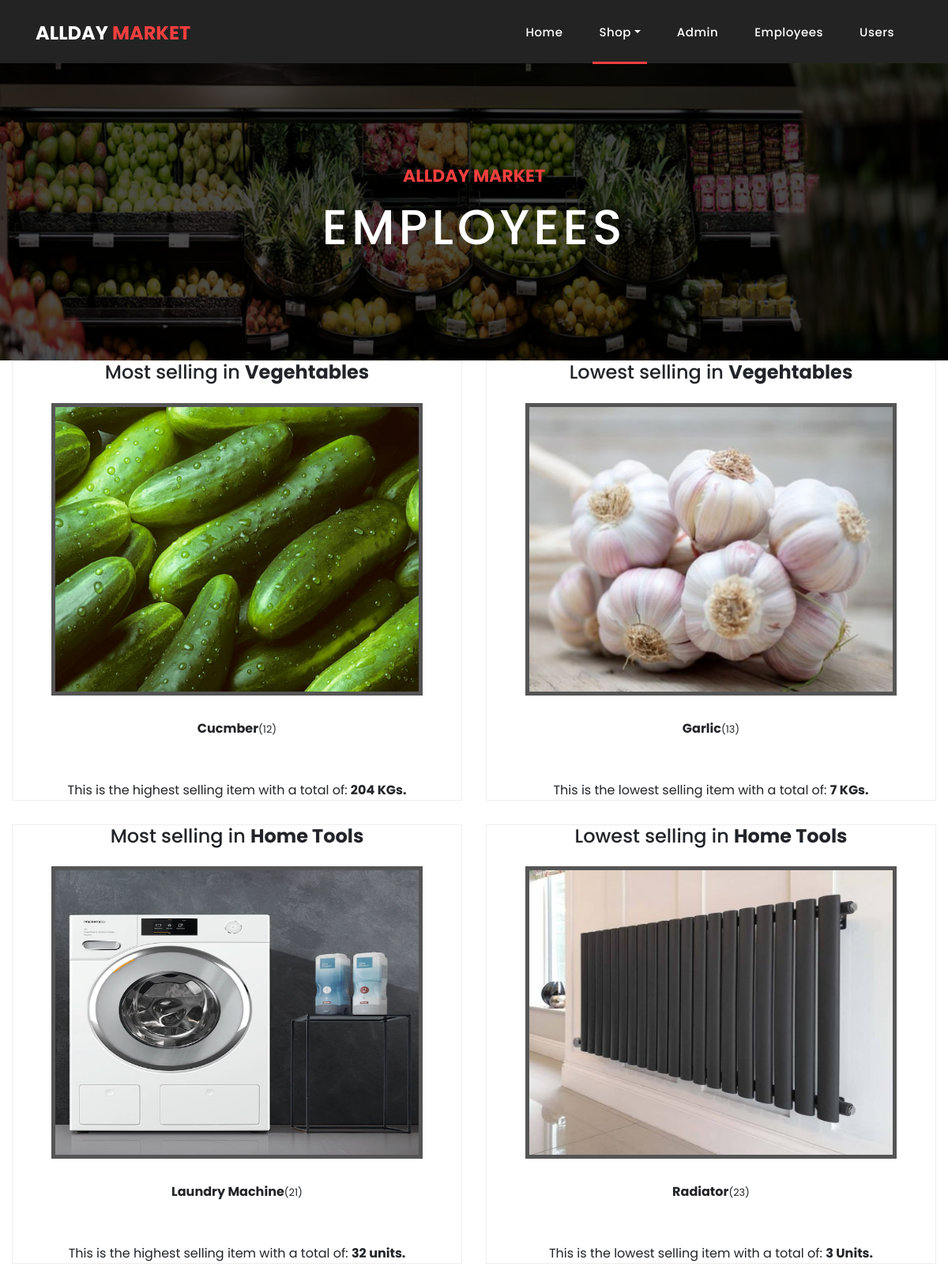
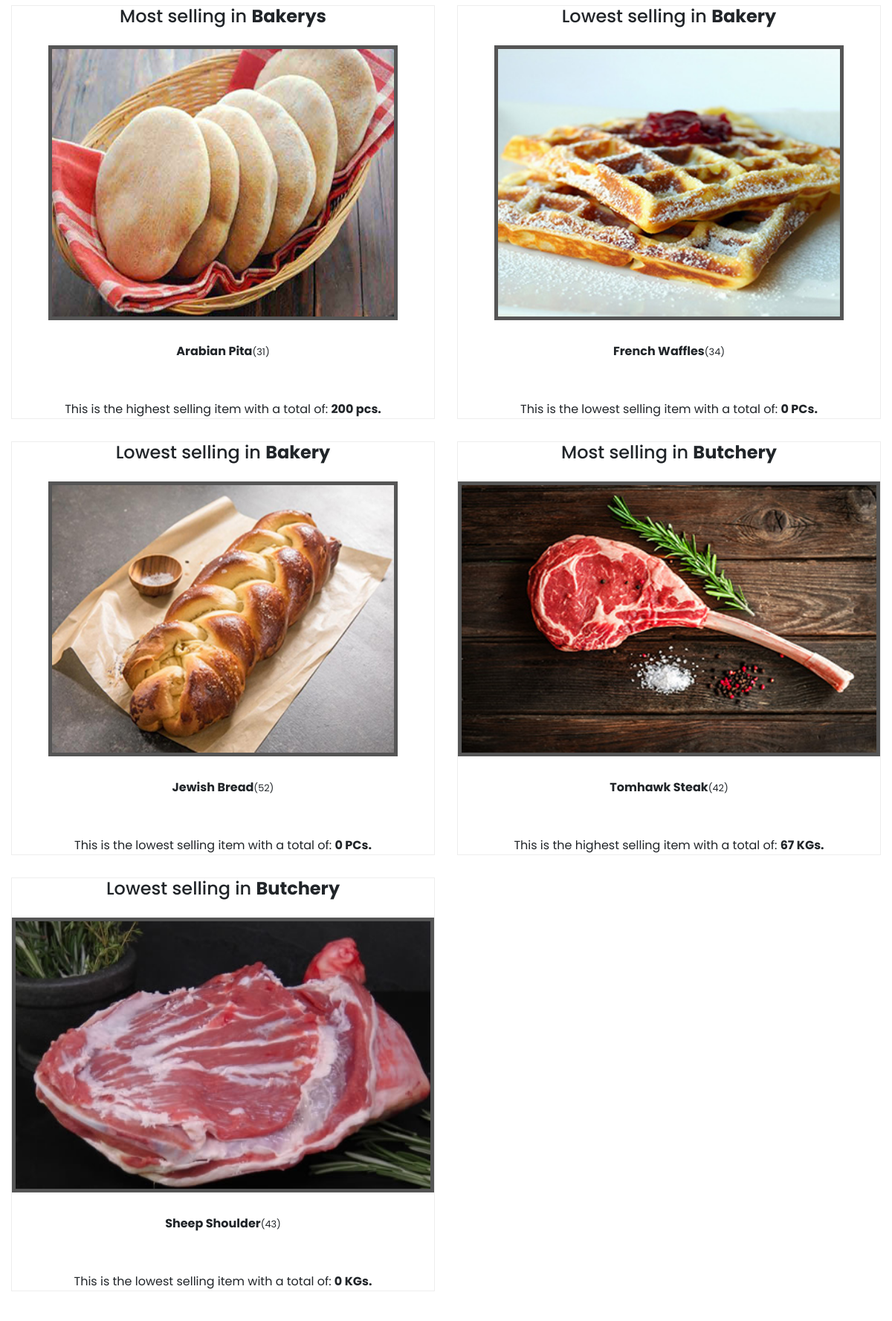
Page /itemStatics.php (signed in, upper part) on the committed database (2 pictures, top to bottom).
### tables this page shows
CREATE TABLE `items` (
  `Barcode` int(11) NOT NULL,
  `Name` varchar(25) NOT NULL,
  `Price` int(11) NOT NULL,
  `Department` tinyint(1) NOT NULL,
  `img` varchar(35) NOT NULL,
  `quantity` int(11) NOT NULL,
  `supplierID` int(11) NOT NULL,
  `sellCount` int(11) NOT NULL DEFAULT 0
);

### itemStatics.php (the view, shortened to what this page needs)
<!DOCTYPE html>
<html lang="en">
   <head>
      <link href="vendor/bootstrap/css/bootstrap.min.css" rel="stylesheet">
      <link rel="stylesheet" href="assets/css/fontawesome.css">
      <link rel="stylesheet" href="assets/css/style.css">
      <link rel="stylesheet" href="assets/css/owl.css">
   </head>
   <body>
      <header class="">
         <?php
            if(isset($_SESSION['email'])&& $_SESSION['userType']== 1){
            $basedir = realpath(__DIR__);
            		include($basedir . '/navbars/navadmin.php');
            	}
            else{
                    header('Location:index.php');
            }
            ?>
      </header>
      <div class="page-heading about-heading header-text" style="background-image: url(assets/images/items/veghs.png);">
         <div class="container">
            <div class="row">
               <div class="col-md-12">
                  <div class="text-content">
                     <h4>AllDay Market</h4>
                     <h2>Employees </h2>
                  </div>
               </div>
            </div>
         </div>
      </div>
      <div class="col-md-12">
         <div class="row">
            <?php
               include 'db.php';
               $sql = "SELECT MAX(sellCount) as MaxSold FROM items WHERE Department =1 LIMIT 1";
               $stmt= mysqli_stmt_init($conn);
               mysqli_stmt_prepare($stmt,$sql);
               mysqli_stmt_execute($stmt);
               $results=mysqli_stmt_get_result($stmt);
               $row = mysqli_fetch_assoc($results);
               $sellCount = $row['MaxSold'];
               $sql ="SELECT * from items WHERE sellCount = ? AND Department = 1";
               mysqli_stmt_init($conn);
               mysqli_stmt_prepare($stmt,$sql);
               mysqli_stmt_bind_param($stmt,"i",$sellCount);
               mysqli_stmt_execute($stmt);
               $results = mysqli_stmt_get_result($stmt);
               while($row = mysqli_fetch_assoc($results))
               {
                  $barcode = $row['Barcode'];
                  $name = $row['Name'];
                  $img = $row['img'];
               echo'
               <div class="col-md-6">
               <div class="product-item">
               <center> <h4> Most selling in <strong>Vegehtables</strong></h4><br>
               <img src="'.$img.'" style="width:470px;height:370px;" alt="">
               <div class="down-content">
               <center><strong>'.$name.'</strong><small>('.$barcode.')</small></center>
               </div>
               <br>
               <div>
               This is the highest selling item with a total of:  <strong>'.$sellCount.' KGs.</strong>
               </div>
               <div>
               </div>
               </div>
               </div>
               ';
               }
               $sql = "SELECT MIN(sellCount) as MinSold FROM items WHERE Department =1 LIMIT 1";
               $stmt= mysqli_stmt_init($conn);
               mysqli_stmt_prepare($stmt,$sql);
               mysqli_stmt_execute($stmt);
               $results=mysqli_stmt_get_result($stmt);
               $row = mysqli_fetch_assoc($results);
               $sellCount = $row['MinSold'];
               $sql ="SELECT * from items WHERE sellCount = ? AND Department =1";
               mysqli_stmt_init($conn);
               mysqli_stmt_prepare($stmt,$sql);
               mysqli_stmt_bind_param($stmt,"i",$sellCount);
               mysqli_stmt_execute($stmt);
               $results = mysqli_stmt_get_result($stmt);
               while($row = mysqli_fetch_assoc($results))
               {
                  $barcode = $row['Barcode'];
                  $name = $row['Name'];
                  $img = $row['img'];
               echo'
               <div class="col-md-6">
               <div class="product-item">
               <center> <h4> Lowest selling in <strong>Vegehtables</strong></h4><br>
               <img src="'.$img.'" style="width:470px;height:370px;" alt="">
               <div class="down-content">
               <center><strong>'.$name.'</strong><small>('.$barcode.')</small></center>
               </div>
               <br>
               <div>
               This is the lowest selling item with a total of:  <strong>'.$sellCount.' KGs.</strong>
               </div>
               <div>
               </div>
               </div>
               </div>
               ';
               }
                     $sql = "SELECT MAX(sellCount) as MaxSold FROM items WHERE Department =2 LIMIT 1";
                     $stmt= mysqli_stmt_init($conn);
                     mysqli_stmt_prepare($stmt,$sql);
                     mysqli_stmt_execute($stmt);
                     $results=mysqli_stmt_get_result($stmt);
                     $row = mysqli_fetch_assoc($results);
                     $sellCount = $row['MaxSold'];
                     $sql ="SELECT * from items WHERE sellCount = ? AND Department = 2";
                     mysqli_stmt_init($conn);
                     mysqli_stmt_prepare($stmt,$sql);
                     mysqli_stmt_bind_param($stmt,"i",$sellCount);
                     mysqli_stmt_execute($stmt);
                     $results = mysqli_stmt_get_result($stmt);
                     while($row = mysqli_fetch_assoc($results))
                     {
                        $barcode = $row['Barcode'];
                        $name = $row['Name'];
                        $img = $row['img'];
                     echo'
                     <div class="col-md-6">
               <div class="product-item">
               <center> <h4> Most selling in <strong>Home Tools</strong></h4><br>
               <img src="'.$img.'" style="width:470px;height:370px;" alt="">
               <div class="down-content">
               <center><strong>'.$name.'</strong><small>('.$barcode.')</small></center>
                </div>
                 <br>
                 <div>
                  This is the highest selling item with a total of:  <strong>'.$sellCount.' units.</strong>
                 </div>
                 <div>
               </div>
               </div>
               </div>';
                     }
                     $sql = "SELECT MIN(sellCount) as MinSold FROM items WHERE Department =2 LIMIT 1";
                     $stmt= mysqli_stmt_init($conn);
                     mysqli_stmt_prepare($stmt,$sql);
                     mysqli_stmt_execute($stmt);
                     $results=mysqli_stmt_get_result($stmt);
                     $row = mysqli_fetch_assoc($results);
                     $sellCount = $row['MinSold'];
                     $sql ="SELECT * from items WHERE sellCount = ? AND Department =2";
                     mysqli_stmt_init($conn);
                     mysqli_stmt_prepare($stmt,$sql);
                     mysqli_stmt_bind_param($stmt,"i",$sellCount);
                     mysqli_stmt_execute($stmt);
                     $results = mysqli_stmt_get_result($stmt);
                     while($row = mysqli_fetch_assoc($results))
                     {
                        $barcode = $row['Barcode'];
                        $name = $row['Name'];
                        $img = $row['img'];
                     echo'
                     <div class="col-md-6">
               <div class="product-item">
               <center> <h4> Lowest selling in <strong>Home Tools</strong></h4><br>
               <img src="'.$img.'" style="width:470px;height:370px;" alt="">
               <div class="down-content">
               <center><strong>'.$name.'</strong><small>('.$barcode.')</small></center>
                </div>
                 <br>
                 <div>
                  This is the lowest selling item with a total of:  <strong>'.$sellCount.' Units.</strong>
                 </div>
                 <div>
               </div>
               </div>
               </div>';
                     }
                     $sql = "SELECT MAX(sellCount) as MaxSold FROM items WHERE Department =3 LIMIT 1";
                     $stmt= mysqli_stmt_init($conn);
                     mysqli_stmt_prepare($stmt,$sql);
                     mysqli_stmt_execute($stmt);
                     $results=mysqli_stmt_get_result($stmt);
                     $row = mysqli_fetch_assoc($results);
                     $sellCount = $row['MaxSold'];
                     if($sellCount>0){
                     $sql ="SELECT * from items WHERE sellCount = ? AND Department = 3";
                     mysqli_stmt_init($conn);
                     mysqli_stmt_prepare($stmt,$sql);
                     mysqli_stmt_bind_param($stmt,"i",$sellCount);
                     mysqli_stmt_execute($stmt);
                     $results = mysqli_stmt_get_result($stmt);
                     while($row = mysqli_fetch_assoc($results))
                     {
                        $barcode = $row['Barcode'];
                        $name = $row['Name'];
                        $img = $row['img'];
                     echo'
                     <div class="col-md-6">
               <div class="product-item">
               <center> <h4> Most selling in <strong>Bakerys</strong></h4><br>
               <img src="'.$img.'" style="width:470px;height:370px;" alt="">
               <div class="down-content">
               <center><strong>'.$name.'</strong><small>('.$barcode.')</small></center>
                </div>
                 <br>
                 <div>
                  This is the highest selling item with a total of:  <strong>'.$sellCount.' pcs.</strong>
                 </div>
                 <div>
               </div>
               </div>
               </div>';
                     }
                    }
                     $sql = "SELECT MIN(sellCount) as MinSold FROM items WHERE Department =3 LIMIT 1";
                     $stmt= mysqli_stmt_init($conn);
                     mysqli_stmt_prepare($stmt,$sql);
                     mysqli_stmt_execute($stmt);
                     $results=mysqli_stmt_get_result($stmt);
                     $row = mysqli_fetch_assoc($results);
                     $sellCount = $row['MinSold'];
                     $sql ="SELECT * from items WHERE sellCount = ? AND Department =3";
                     mysqli_stmt_init($conn);
                     mysqli_stmt_prepare($stmt,$sql);
                     mysqli_stmt_bind_param($stmt,"i",$sellCount);
                     mysqli_stmt_execute($stmt);
                     $results = mysqli_stmt_get_result($stmt);
                     while($row = mysqli_fetch_assoc($results))
                     {
                        $barcode = $row['Barcode'];
                        $name = $row['Name'];
                        $img = $row['img'];
                     echo'
                     <div class="col-md-6">
               <div class="product-item">
               <center> <h4> Lowest selling in <strong>Bakery</strong></h4><br>
               <img src="'.$img.'" style="width:470px;height:370px;" alt="">
               <div class="down-content">
               <center><strong>'.$name.'</strong><small>('.$barcode.')</small></center>
                </div>
                 <br>
                 <div>
                  This is the lowest selling item with a total of:  <strong>'.$sellCount.' PCs.</strong>
                 </div>
                 <div>
               </div>
               </div>
               </div>';
                     }
               $sql = "SELECT MAX(sellCount) as MaxSold FROM items WHERE Department =4 LIMIT 1";
               $stmt= mysqli_stmt_init($conn);
               mysqli_stmt_prepare($stmt,$sql);
               mysqli_stmt_execute($stmt);
               $results=mysqli_stmt_get_result($stmt);
               $row = mysqli_fetch_assoc($results);
               $sellCount = $row['MaxSold'];
               if($sellCount >0){
               $sql ="SELECT * from items WHERE sellCount = ? AND Department = 4";
               mysqli_stmt_init($conn);
               mysqli_stmt_prepare($stmt,$sql);
               mysqli_stmt_bind_param($stmt,"i",$sellCount);
               mysqli_stmt_execute($stmt);
               $results = mysqli_stmt_get_result($stmt);
               while($row = mysqli_fetch_assoc($results))
               {
                  $barcode = $row['Barcode'];
                  $name = $row['Name'];
                  $img = $row['img'];
               echo'
               <div class="col-md-6">
               <div class="product-item">
               <center> <h4> Most selling in <strong>Butchery</strong></h4><br>
               <img src="'.$img.'" height="370px" width="270px" alt="">
               <div class="down-content">
               <center><strong>'.$name.'</strong><small>('.$barcode.')</small></center>
               </div>
               <br>
               <div>
               This is the highest selling item with a total of:  <strong>'.$sellCount.' KGs.</strong>
               </div>
               <div>
               </div>
               </div>
               </div>
               ';      }
               }
                                  $sql = "SELECT MIN(sellCount) as MinSold FROM items WHERE Department =4 LIMIT 1";
                                    $stmt= mysqli_stmt_init($conn);
                                    mysqli_stmt_prepare($stmt,$sql);
                                    mysqli_stmt_execute($stmt);
                                    $results=mysqli_stmt_get_result($stmt);
                                    $row = mysqli_fetch_assoc($results);
                                    $sellCount = $row['MinSold'];
                                    $sql ="SELECT * from items WHERE sellCount = ? AND Department =4";
                                    mysqli_stmt_prepare($stmt,$sql);
                                    mysqli_stmt_bind_param($stmt,"i",$sellCount);
                                    mysqli_stmt_execute($stmt);
                                    $results = mysqli_stmt_get_result($stmt);
                                    while($row = mysqli_fetch_assoc($results))
                                    {
                                       $barcode = $row['Barcode'];
                                       $name = $row['Name'];
                                       $img = $row['img'];
                                    echo'
                                    <div class="col-md-6">
                            <div class="product-item">
                             <center> <h4> Lowest selling in <strong>Butchery</strong></h4><br>
                             <img src="'.$img.'" height="370px" width="270px" alt="">
                             <div class="down-content">
                              <center><strong>'.$name.'</strong><small>('.$barcode.')</small></center>
                               </div>
                                <br>
                                <div>
                                 This is the lowest selling item with a total of:  <strong>'.$sellCount.' KGs.</strong>
                                </div>
                                <div>
                              </div>
                            </div>
                          </div>
                          ';
                                    }
                       ?>
         </div>
      </div>
      <footer>
         <div class="container">
            <div class="row">
               <div class="col-md-12">
               </div>
            </div>
         </div>
      </footer>
   </body>
</html>

### rows in the picture
items: img (picture), Name "Cucmber", Barcode "12", sellCount "204"
items: img (picture), Name "Garlic", Barcode "13", sellCount "7"
items: img (picture), Name "Laundry Machine", Barcode "21", sellCount "32"
items: img (picture), Name "Radiator", Barcode "23", sellCount "3"
items: img (picture), Name "Arabian Pita", Barcode "31", sellCount "200"
items: img (picture), Name "French Waffles", Barcode "34", sellCount "0"
items: img (picture), Name "Jewish Bread", Barcode "52", sellCount "0"
items: img (picture), Name "Tomhawk Steak", Barcode "42", sellCount "67"
items: img (picture), Name "Sheep Shoulder", Barcode "43", sellCount "0"
